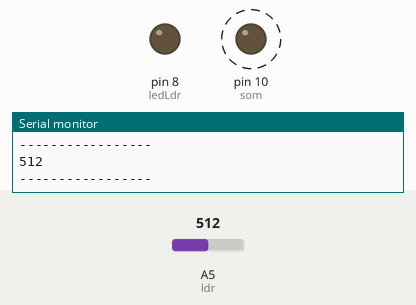
The sketch below on a simulated Arduino Uno, built with avr-gcc and run on an emulated ATmega328P. On the bench: output pins drawn as LEDs (lit = HIGH), the last lines printed to the serial monitor. Dashed ring = blinking. The test bench sets the inputs (shaded band); at power-on: A5 (ldr) = 512.

Above: at 2.0 s.
2.1 s: A5 (ldr) set to 318
5.6 s: A5 (ldr) set to 282
At 5.9 s:
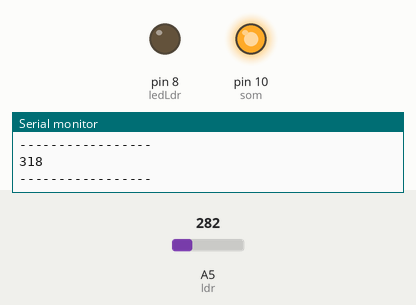
At 8.2 s:
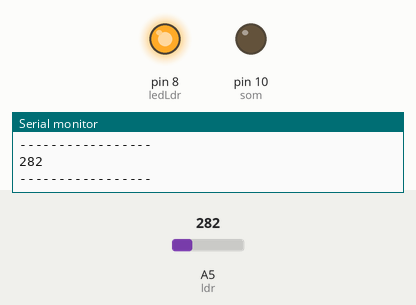
Timing chart, 0 to 9.7 s (numbered marks = the images above; inputs shaded):
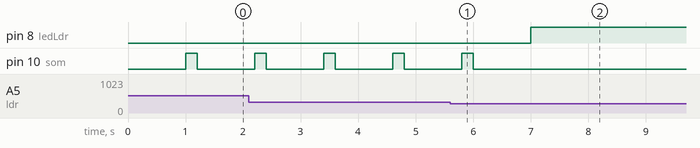

The sketch:

testeLDR.ino
```cpp
#define ldr A5
#define ledLdr 8
#define som 10

void funcao1(int luz);
void funcao2(int luz, int buzzer);

int luminosidade;

void setup() {

  Serial.begin(9600);

  pinMode(ldr, INPUT);
  pinMode(ledLdr, OUTPUT);
  pinMode(som, OUTPUT);

  digitalWrite(som, 0);
  digitalWrite(ledLdr, 0);
}

void loop() {

  luminosidade = analogRead(ldr);

  Serial.println(luminosidade);
  Serial.println("-----------------");
  delay(1000);

  //funcao1(luminosidade); //sinal luminoso
  funcao2(luminosidade, som); //sinal luminoso e sonoro

}

void funcao1(int luz){
  if(luz<300){
    digitalWrite(ledLdr, 1);
  }else{
    digitalWrite(ledLdr, 0);
  }
}

void funcao2(int luz, int buzzer){
  if(luz<300){
    digitalWrite(ledLdr, 1);
    digitalWrite(buzzer, 0);
  }else{
    digitalWrite(ledLdr, 0);
    digitalWrite(buzzer, 1);
    delay(200);
    digitalWrite(buzzer, 0);
  }
}
```

Measured:
- the behaviour switches between 300 and 299 on A5 (ldr) (found by bisection; images 0 and 1)
- after the input at 5.6 s, pin 8 (ledLdr): LOW → HIGH after 1.4 s; pin 10 (som): goes on until 6.0 s, then stays LOW
- by itself, pin 10 (som): alternates HIGH for 0.20 s and LOW for 1.0 s
